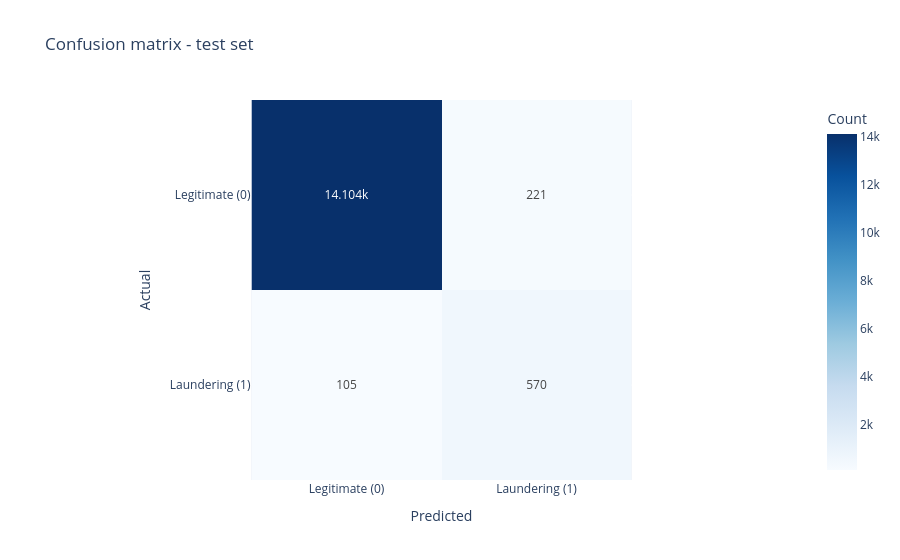

Write notebook code for a chart like this one.
### Markdown cell above
## 8. Evaluation Metrics on the Held-Out Test Set  (PRD Section 12)  *(timed: `06.`)*

Accuracy alone is insufficient given the class imbalance — PR-AUC and
Recall are the metrics that matter most for AML.

### Code cell
test_probs = run_inference(model, data_test, preds_test, batch_size=1024, num_neighbors=(15, 10))
test_y = data_test.y.numpy()

metrics = compute_classification_metrics(test_y, test_probs, threshold=0.5)
print_metrics_report(metrics)

cm = metrics["confusion_matrix"]
fig = px.imshow(
    cm, text_auto=True, color_continuous_scale="Blues",
    labels=dict(x="Predicted", y="Actual", color="Count"),
    x=["Legitimate (0)", "Laundering (1)"], y=["Legitimate (0)", "Laundering (1)"],
    title="Confusion matrix - test set",
)
fig.show()

### Figure 1 — Plotly figure (JSON) as saved in the notebook; plotly's stock layout.template omitted (floating-point values rounded to 4 significant figures)
{"data": [{"coloraxis": "coloraxis", "hovertemplate": "Predicted: %{x}<br>Actual: %{y}<br>Count: %{z}<extra></extra>", "name": "0", "texttemplate": "%{z}", "type": "heatmap", "x": ["Legitimate (0)", "Laundering (1)"], "xaxis": "x", "y": ["Legitimate (0)", "Laundering (1)"], "yaxis": "y", "z": [[14104, 221], [105, 570]]}], "layout": {"coloraxis": {"autocolorscale": false, "colorbar": {"title": {"text": "Count"}}, "colorscale": [[0, "rgb(247,251,255)"], [0.125, "rgb(222,235,247)"], [0.25, "rgb(198,219,239)"], [0.375, "rgb(158,202,225)"], [0.5, "rgb(107,174,214)"], [0.625, "rgb(66,146,198)"], [0.75, "rgb(33,113,181)"], [0.875, "rgb(8,81,156)"], [1, "rgb(8,48,107)"]]}, "title": {"text": "Confusion matrix - test set"}, "xaxis": {"anchor": "y", "constrain": "domain", "domain": [0, 1], "scaleanchor": "y", "title": {"text": "Predicted"}}, "yaxis": {"anchor": "x", "autorange": "reversed", "constrain": "domain", "domain": [0, 1], "title": {"text": "Actual"}}}}
